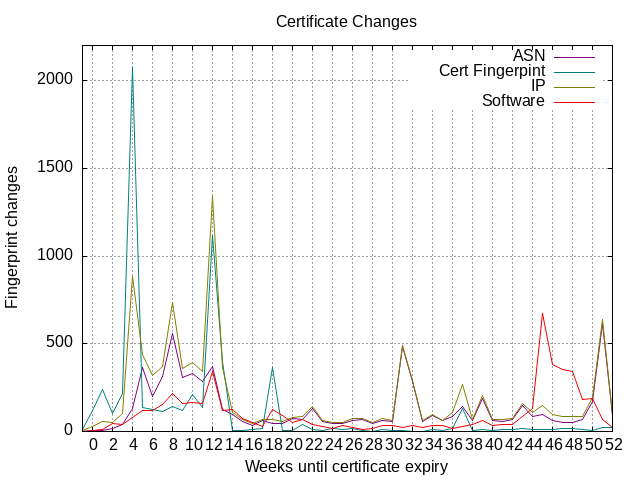

This chart was generated by the following gnuplot code:
#!/usr/bin/env gnuplot

set term png enhanced
set grid

set xrange [-1:52]
set yrange [0:2200]
set xtics 0,2,52

set xlabel 'Weeks until certificate expiry'
set ylabel 'Fingerprint changes'

set title "Certificate Changes"

set style line 1 lt 1 lc rgb '#FF0000'
set style line 2 lt 1 lc rgb '#0000FF'
set style line 3 lt 1 lc rgb '#804000'
set style line 4 lt 1 lc rgb '#004080'
set style line 5 lt 1 lc rgb '#808080'

set output 'renewals.png'

plot "data/sec_weekly.dat" using 1:2 \
      with lines \
      ls 1 \
      title 'ASN', \
      "data/sec_weekly.dat" using 1:5 \
      with lines \
      ls 2 \
      title 'Cert Fingerpint', \
      "data/sec_weekly.dat" using 1:3 \
      with lines \
      ls 3 \
      title 'IP', \
      "data/sec_weekly.dat" using 1:11 \
      with lines \
      ls 4 \
      title 'Software'


set output 'renewals_headers_fp.png'
set xrange [-1:36]
set yrange [0:100]

set title 'Fingerprint changes, where cert fingerprint and security headers have changed'
plot "data/sec_weekly_headers_fp.dat" using 1:2 \
      with lines \
      ls 1 \
      title 'ASN', \
      "data/sec_weekly_headers_fp.dat" using 1:5 \
      with lines \
      ls 2 \
      title 'Cert Fingerpint, Security Headers', \
      "data/sec_weekly_headers_fp.dat" using 1:3 \
      with lines \
      ls 3 \
      title 'IP', \
      "data/sec_weekly_headers_fp.dat" using 1:6 \
      with lines \
      ls 4 \
      title 'Cert SAN', \
      "data/sec_weekly_headers_fp.dat" using 1:11 \
      with lines \
      ls 5 \
      title 'Software'


